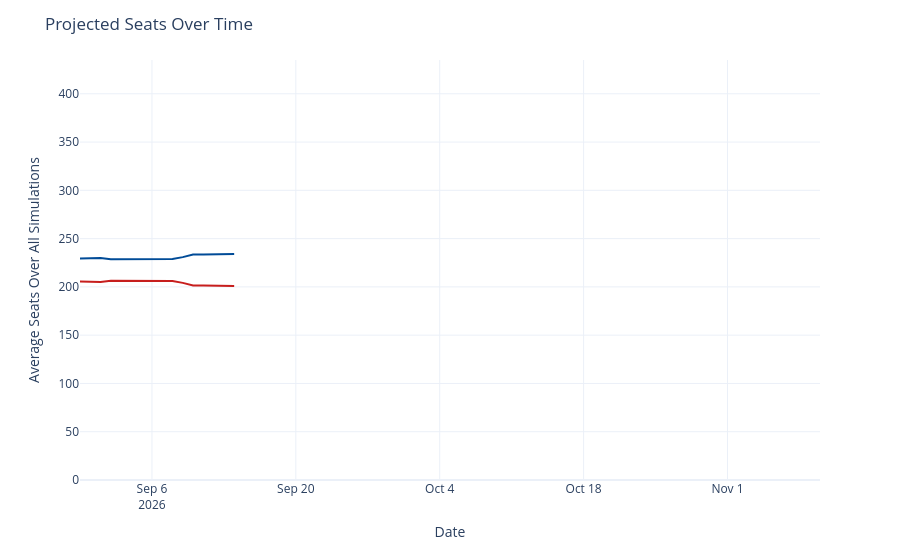

Here is the notebook cell this chart was saved with:
### Code cell
seats_over_time = output_ts[(output_ts['geo'] == 'US House') &
                             (output_ts['type'] == 'seats')]
seats_over_time['rep_seats'] = seats_over_time['y'].map(lambda x: 435 - x)
seats_over_time = seats_over_time.rename({'y': 'Democrats', 'rep_seats': 'Republicans'}, axis=1)
seats_time_ser = px.line(seats_over_time, x='date', y=['Democrats', 'Republicans'], template='plotly_white',
                        color_discrete_map={'Democrats': '#004b97', 'Republicans': '#c71e1d'},)
seats_time_ser.update_traces(hovertemplate="%{y:.1f}")
seats_time_ser.update_layout(
    xaxis=dict(range=[pd.to_datetime('2026-08-30'), pd.to_datetime('2026-11-10')]),
    yaxis=dict(range=[0, 435]),
    xaxis_title='Date',
    yaxis_title='Average Seats Over All Simulations',
    title=dict(text="Projected Seats Over Time"),
    hovermode="x",
    showlegend=False
)
seats_time_ser

### Figure 1 — Plotly figure (JSON) as saved in the notebook; plotly's stock layout.template omitted (floating-point values rounded to 4 significant figures)
{"data": [{"hovertemplate": "%{y:.1f}", "legendgroup": "Democrats", "line": {"color": "#004b97", "dash": "solid"}, "marker": {"symbol": "circle"}, "mode": "lines", "name": "Democrats", "orientation": "v", "showlegend": true, "type": "scatter", "x": ["2026-08-30", "2026-08-31", "2026-09-01", "2026-09-02", "2026-09-03", "2026-09-04", "2026-09-05", "2026-09-06", "2026-09-07", "2026-09-08", "2026-09-09", "2026-09-10", "2026-09-11", "2026-09-12", "2026-09-13", "2026-09-14"], "xaxis": "x", "y": [229.4, 230.0, 230.0, 228.5, 228.5, 228.7, 228.7, 228.9, 228.8, 228.9, 230.8, 233.6, 233.6, 233.6, 234.0, 234.0], "yaxis": "y"}, {"hovertemplate": "%{y:.1f}", "legendgroup": "Republicans", "line": {"color": "#c71e1d", "dash": "solid"}, "marker": {"symbol": "circle"}, "mode": "lines", "name": "Republicans", "orientation": "v", "showlegend": true, "type": "scatter", "x": ["2026-08-30", "2026-08-31", "2026-09-01", "2026-09-02", "2026-09-03", "2026-09-04", "2026-09-05", "2026-09-06", "2026-09-07", "2026-09-08", "2026-09-09", "2026-09-10", "2026-09-11", "2026-09-12", "2026-09-13", "2026-09-14"], "xaxis": "x", "y": [205.6, 205.0, 205.0, 206.5, 206.5, 206.3, 206.3, 206.1, 206.2, 206.1, 204.2, 201.4, 201.4, 201.4, 201.0, 201.0], "yaxis": "y"}], "layout": {"hovermode": "x", "legend": {"title": {"text": "variable"}, "tracegroupgap": 0}, "margin": {"t": 60}, "showlegend": false, "title": {"text": "Projected Seats Over Time"}, "xaxis": {"anchor": "y", "domain": [0, 1], "range": ["2026-08-30T00:00:00", "2026-11-10T00:00:00"], "title": {"text": "Date"}}, "yaxis": {"anchor": "x", "domain": [0, 1], "range": [0, 435], "title": {"text": "Average Seats Over All Simulations"}}}}
